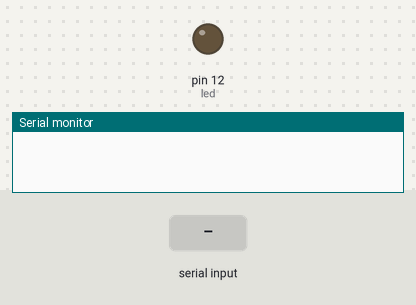
Bench run of a sketch on a simulated Arduino Uno, built with avr-gcc and run on an emulated ATmega328P. Parts: output pins drawn as LEDs (lit = HIGH), the last lines printed to the serial monitor. The test bench sets the inputs (shaded band).

Above: at 1.2 s.
1.3 s: "o" received over Serial
At 2.0 s:
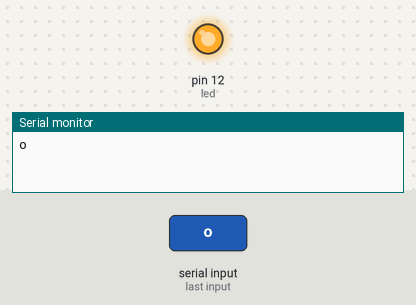
2.8 s: "x" received over Serial
At 3.1 s:
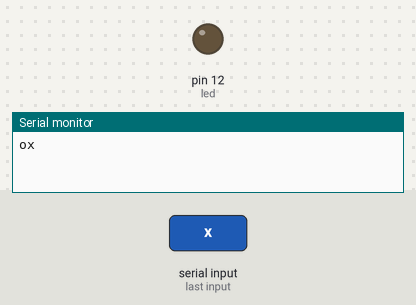
Timing chart, 0 to 5.8 s (numbered marks = the images above; inputs shaded):
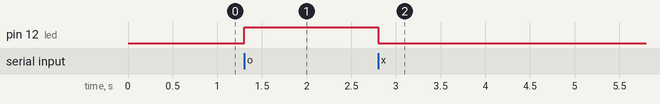

The sketch:

serial_comm_blink_LED.ino
```cpp
int led = 12;

void setup() {
  // put your setup code here, to run once:
  Serial.begin(9600);
  pinMode(12, OUTPUT);
}

void loop() {
  char incomingByte;
  // put your main code here, to run repeatedly:
  if(Serial.available()) {
    incomingByte = Serial.read();
    if(incomingByte == 'o') {
      digitalWrite(led, HIGH);
      Serial.write('o');
    }else if (incomingByte == 'x') {
      digitalWrite(led, LOW);
      Serial.write('x');
    }else {
      // Do nothing
    }
  }
}
```

Measured:
- after the input at 1.3 s, pin 12 (led): LOW → HIGH at once
- after the input at 2.8 s, pin 12 (led): HIGH → LOW at once
